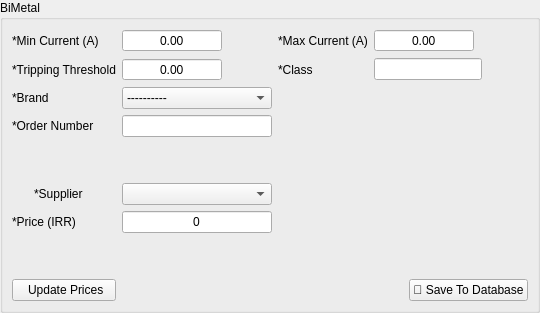
      <widget class="QWidget" name="bimetal">
       <layout class="QGridLayout" name="gridLayout_14">
        <property name="leftMargin">
         <number>0</number>
        </property>
        <property name="topMargin">
         <number>0</number>
        </property>
        <property name="rightMargin">
         <number>0</number>
        </property>
        <property name="bottomMargin">
         <number>0</number>
        </property>
        <item row="0" column="0">
         <widget class="QGroupBox" name="groupBox_6">
          <property name="minimumSize">
           <size>
            <width>360</width>
            <height>0</height>
           </size>
          </property>
          <property name="title">
           <string>BiMetal</string>
          </property>
          <layout class="QGridLayout" name="gridLayout_12">
           <item row="1" column="5">
            <widget class="QDoubleSpinBox" name="bimetal_max_current">
             <property name="minimumSize">
              <size>
               <width>62</width>
               <height>0</height>
              </size>
             </property>
             <property name="maximumSize">
              <size>
               <width>100</width>
               <height>16777215</height>
              </size>
             </property>
             <property name="alignment">
              <set>Qt::AlignCenter</set>
             </property>
             <property name="buttonSymbols">
              <enum>QAbstractSpinBox::NoButtons</enum>
             </property>
             <property name="maximum">
              <double>999.990000000000009</double>
             </property>
            </widget>
           </item>
           <item row="2" column="6">
            <spacer name="horizontalSpacer_6">
             <property name="orientation">
              <enum>Qt::Horizontal</enum>
             </property>
             <property name="sizeType">
              <enum>QSizePolicy::Minimum</enum>
             </property>
             <property name="sizeHint" stdset="0">
              <size>
               <width>40</width>
               <height>20</height>
              </size>
             </property>
            </spacer>
           </item>
           <item row="9" column="5">
            <spacer name="verticalSpacer_6">
             <property name="orientation">
              <enum>Qt::Vertical</enum>
             </property>
             <property name="sizeHint" stdset="0">
              <size>
               <width>20</width>
               <height>40</height>
              </size>
             </property>
            </spacer>
           </item>
           <item row="8" column="3">
            <widget class="QLineEdit" name="bimetal_price">
             <property name="text">
              <string>0</string>
             </property>
             <property name="alignment">
              <set>Qt::AlignCenter</set>
             </property>
            </widget>
           </item>
           <item row="1" column="0" colspan="2">
            <widget class="QLabel" name="label_47">
             <property name="text">
              <string>*Min Current (A)</string>
             </property>
            </widget>
           </item>
           <item row="1" column="4">
            <widget class="QLabel" name="label_42">
             <property name="text">
              <string>*Max Current (A)</string>
             </property>
            </widget>
           </item>
           <item row="6" column="0">
            <widget class="QPushButton" name="bimetal_add_supplier_btn">
             <property name="maximumSize">
              <size>
               <width>16</width>
               <height>16</height>
              </size>
             </property>
             <property name="styleSheet">
              <string notr="true">QPushButton {
    background-color: rgba(0, 0, 0, 0); /* Fully transparent background */
    border: none;                      /* Optional: remove the border */
}
QPushButton:hover {
	color: #d3dae3;
	padding: 2px;
	background-color: #F77F00;
}

QPushButton:pressed {
	color: #d3dae3;
	padding: 2px;
	background-color: #F77F00;
}
QPushButton:pressed {
	color: #d3dae3;
	padding: 2px;
	background-color: #2c2f2f;
}</string>
             </property>
             <property name="text">
              <string/>
             </property>
             <property name="icon">
              <iconset>
               <normaloff>../../assets/plus.png</normaloff>../../assets/plus.png</iconset>
             </property>
            </widget>
           </item>
           <item row="2" column="4">
            <widget class="QLabel" name="label_48">
             <property name="text">
              <string>*Class</string>
             </property>
            </widget>
           </item>
           <item row="8" column="0" colspan="2">
            <widget class="QLabel" name="label_49">
             <property name="text">
              <string>*Price (IRR)</string>
             </property>
            </widget>
           </item>
           <item row="2" column="3">
            <widget class="QDoubleSpinBox" name="bimetal_tripping_threshold">
             <property name="minimumSize">
              <size>
               <width>62</width>
               <height>0</height>
              </size>
             </property>
             <property name="maximumSize">
              <size>
               <width>100</width>
               <height>16777215</height>
              </size>
             </property>
             <property name="alignment">
              <set>Qt::AlignCenter</set>
             </property>
             <property name="buttonSymbols">
              <enum>QAbstractSpinBox::NoButtons</enum>
             </property>
            </widget>
           </item>
           <item row="6" column="3">
            <widget class="QComboBox" name="bimetal_supplier_list"/>
           </item>
           <item row="2" column="0" colspan="2">
            <widget class="QLabel" name="label_43">
             <property name="text">
              <string>*Tripping Threshold</string>
             </property>
            </widget>
           </item>
           <item row="10" column="5" colspan="2" alignment="Qt::AlignRight">
            <widget class="QPushButton" name="bimetal_save_btn">
             <property name="maximumSize">
              <size>
               <width>150</width>
               <height>16777215</height>
              </size>
             </property>
             <property name="text">
              <string>💾 Save To Database</string>
             </property>
            </widget>
           </item>
           <item row="5" column="3">
            <spacer name="verticalSpacer_16">
             <property name="orientation">
              <enum>Qt::Vertical</enum>
             </property>
             <property name="sizeType">
              <enum>QSizePolicy::Minimum</enum>
             </property>
             <property name="sizeHint" stdset="0">
              <size>
               <width>20</width>
               <height>40</height>
              </size>
             </property>
            </spacer>
           </item>
           <item row="3" column="3">
            <widget class="QComboBox" name="bimetal_brand">
             <item>
              <property name="text">
               <string>----------</string>
              </property>
             </item>
             <item>
              <property name="text">
               <string>Schneider Electric</string>
              </property>
             </item>
             <item>
              <property name="text">
               <string>Siemens</string>
              </property>
             </item>
             <item>
              <property name="text">
               <string>Hyundai</string>
              </property>
             </item>
            </widget>
           </item>
           <item row="2" column="5">
            <widget class="QLineEdit" name="bimetal_class">
             <property name="alignment">
              <set>Qt::AlignCenter</set>
             </property>
            </widget>
           </item>
           <item row="6" column="1">
            <widget class="QLabel" name="label_44">
             <property name="text">
              <string>*Supplier</string>
             </property>
            </widget>
           </item>
           <item row="4" column="0" colspan="2">
            <widget class="QLabel" name="label_45">
             <property name="text">
              <string>*Order Number</string>
             </property>
            </widget>
           </item>
           <item row="3" column="0" colspan="2">
            <widget class="QLabel" name="label_46">
             <property name="text">
              <string>*Brand</string>
             </property>
            </widget>
           </item>
           <item row="4" column="3">
            <widget class="QLineEdit" name="bimetal_order_number">
             <property name="minimumSize">
              <size>
               <width>150</width>
               <height>0</height>
              </size>
             </property>
            </widget>
           </item>
           <item row="1" column="3">
            <widget class="QDoubleSpinBox" name="bimetal_min_current">
             <property name="minimumSize">
              <size>
               <width>62</width>
               <height>0</height>
              </size>
             </property>
             <property name="maximumSize">
              <size>
               <width>100</width>
               <height>16777215</height>
              </size>
             </property>
             <property name="alignment">
              <set>Qt::AlignCenter</set>
             </property>
             <property name="buttonSymbols">
              <enum>QAbstractSpinBox::NoButtons</enum>
             </property>
             <property name="maximum">
              <double>999.990000000000009</double>
             </property>
            </widget>
           </item>
           <item row="10" column="0" colspan="2">
            <widget class="QPushButton" name="update_bimetal_prices_btn">
             <property name="maximumSize">
              <size>
               <width>150</width>
               <height>16666</height>
              </size>
             </property>
             <property name="toolTip">
              <string/>
             </property>
             <property name="styleSheet">
              <string notr="true"/>
             </property>
             <property name="text">
              <string> Update Prices</string>
             </property>
             <property name="icon">
              <iconset>
               <normaloff>../../assets/refresh.png</normaloff>../../assets/refresh.png</iconset>
             </property>
             <property name="iconSize">
              <size>
               <width>17</width>
               <height>17</height>
              </size>
             </property>
            </widget>
           </item>
          </layout>
         </widget>
        </item>
       </layout>
      </widget>
